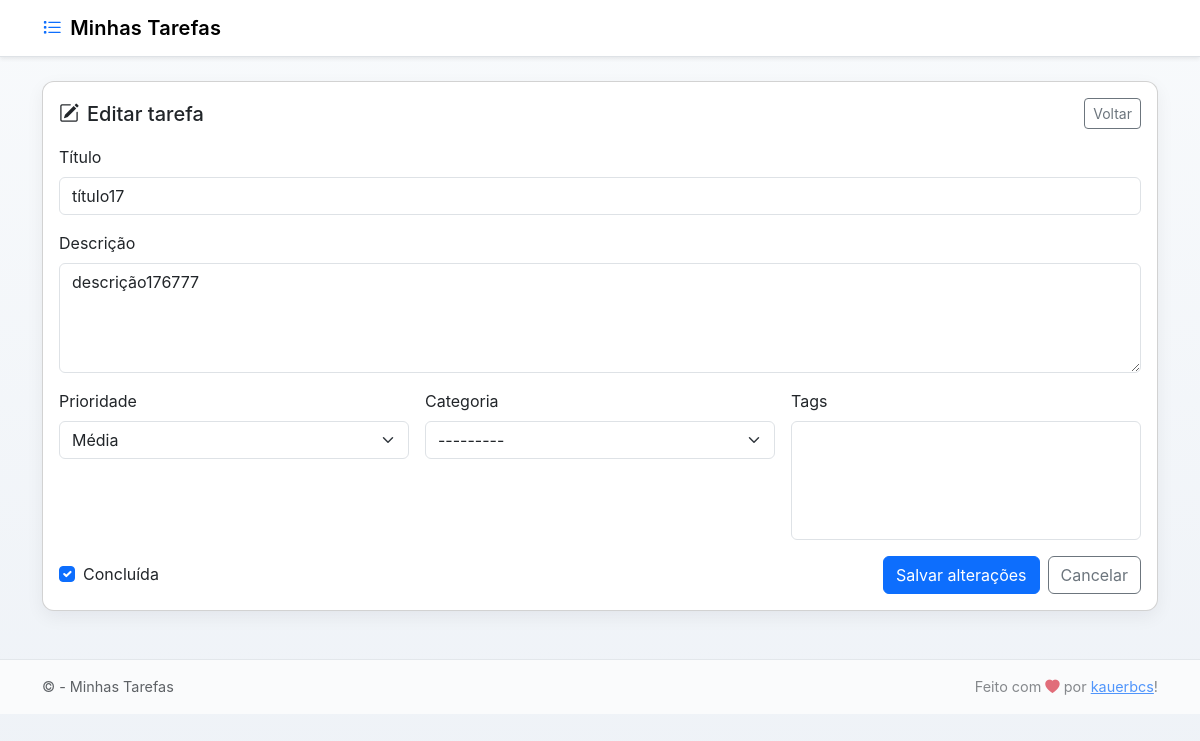
The page /editar/32/ on the database as committed earlier.
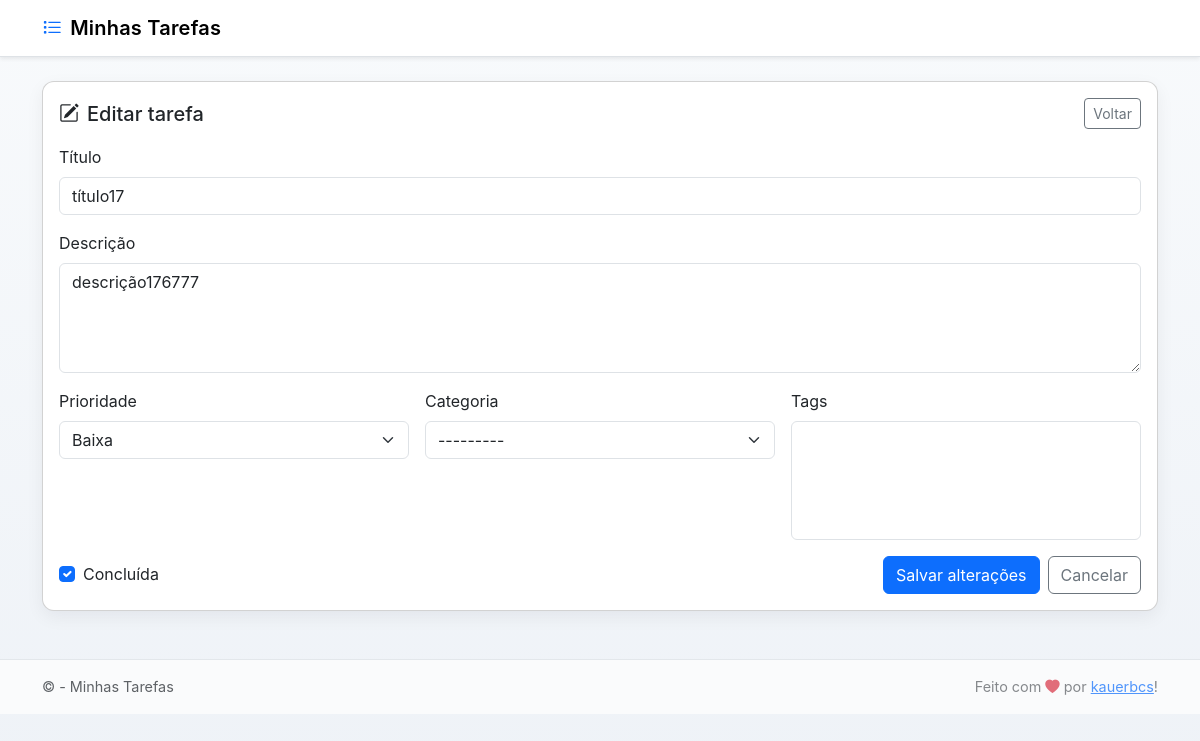
The same page on the database as committed later.
### tarefas/models.py (models this page shows, shortened)
class Tarefa(models.Model):
    PRIORIDADE_ALTA = 'alta'
    PRIORIDADE_MEDIA = 'media'
    PRIORIDADE_BAIXA = 'baixa'
    PRIORIDADES = [
        (PRIORIDADE_ALTA, 'Alta'),
        (PRIORIDADE_MEDIA, 'Média'),
        (PRIORIDADE_BAIXA, 'Baixa'),
    ]
    titulo = models.CharField(max_length=200)
    descricao = models.TextField()
    concluida = models.BooleanField(default=False)
    created_at = models.DateTimeField(auto_now_add=True)
    completed_at = models.DateTimeField(null=True, blank=True)
    prioridade = models.CharField(max_length=10, choices=PRIORIDADES, default=PRIORIDADE_MEDIA)
    categoria = models.ForeignKey(Categoria, null=True, blank=True, on_delete=models.SET_NULL, related_name='tarefas')
    tags = models.ManyToManyField(Tag, blank=True, related_name='tarefas')

### tarefas/views.py (the view)
# urls.py: path('editar/<int:tarefa_id>/', views.editar_tarefa, name='editar_tarefa'),
@require_http_methods(["GET", "POST"])
def editar_tarefa(request, tarefa_id):
    tarefa = get_object_or_404(Tarefa, id=tarefa_id)
    if request.method == 'POST':
        form = TarefaForm(request.POST, instance=tarefa)
        if form.is_valid():
            try:
                with transaction.atomic():
                    form.save()
                messages.success(request, 'Tarefa atualizada com sucesso.')
                return redirect('index')
            except Exception as e:
                messages.error(request, f'Não foi possível atualizar a tarefa: {e}')
        else:
            messages.error(request, 'Corrija os erros no formulário abaixo.')
    else:
        form = TarefaForm(instance=tarefa)
    return render(request, 'tarefas/editar_tarefa.html', {'form': form, 'tarefa': tarefa})

### tarefas/forms.py (shortened to what this page needs)
class TarefaForm(forms.ModelForm):
    class Meta:
        model = Tarefa
        fields = ['titulo', 'descricao', 'concluida', 'prioridade', 'categoria', 'tags']
        widgets = {
            'titulo': forms.TextInput(attrs={'class': 'form-control', 'placeholder': 'Título'}),
            'descricao': forms.Textarea(attrs={'class': 'form-control', 'placeholder': 'Descrição', 'rows': 4}),
            'concluida': forms.CheckboxInput(attrs={'class': 'form-check-input'}),
            'prioridade': forms.Select(attrs={'class': 'form-select'}),
            'categoria': forms.Select(attrs={'class': 'form-select'}),
            'tags': forms.SelectMultiple(attrs={'class': 'form-select', 'size': 5}),
        }

### tarefas/templates/tarefas/editar_tarefa.html (shortened to what this page needs)
{% extends 'tarefas/base.html' %}
{% block content %}
<div class="d-flex justify-content-between align-items-center mb-3">
    <h5 class="mb-0"><i class="bi bi-pencil-square me-2"></i>Editar tarefa</h5>
    <a href="{% url 'index' %}" class="btn btn-sm btn-outline-secondary">Voltar</a>
</div>
<form method="post" class="row g-3">
  <div class="col-12">
    <label class="form-label">Título</label>
    {{ form.titulo }}
  </div>
  <div class="col-12">
    <label class="form-label">Descrição</label>
    {{ form.descricao }}
  </div>
  <div class="col-md-4">
    <label class="form-label">Prioridade</label>
    {{ form.prioridade }}
  </div>
  <div class="col-md-4">
    <label class="form-label">Categoria</label>
    {{ form.categoria }}
  </div>
  <div class="col-md-4">
    <label class="form-label">Tags</label>
    {{ form.tags }}
  </div>
  <div class="col-12 d-flex gap-2 align-items-center">
    <div class="form-check me-auto">
      {{ form.concluida }} <label class="form-check-label" for="{{ form.concluida.id_for_label }}">Concluída</label>
    </div>
    <button type="submit" class="btn btn-primary">Salvar alterações</button>
    <a href="{% url 'index' %}" class="btn btn-outline-secondary">Cancelar</a>
  </div>
</form>
{% endblock %}

Rows that differ between the two databases and show on the page:
changed Tarefa "título17": prioridade "Média" → "Baixa"
